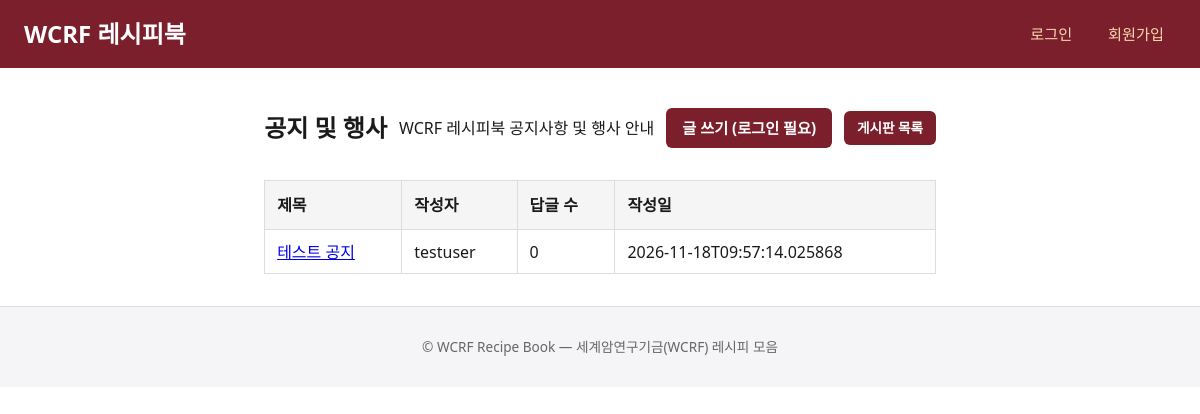
/boards/notice, run on the app's committed database.
### tables this page shows
CREATE TABLE boards (
            id INTEGER PRIMARY KEY AUTOINCREMENT,
            name TEXT NOT NULL,
            slug TEXT UNIQUE NOT NULL,
            description TEXT,
            created_at TEXT NOT NULL DEFAULT ''
        );

CREATE TABLE posts (
            id INTEGER PRIMARY KEY AUTOINCREMENT,
            board_id INTEGER NOT NULL,
            author_id INTEGER,
            author_username TEXT,
            title TEXT NOT NULL,
            content TEXT NOT NULL DEFAULT '',
            created_at TEXT NOT NULL,
            updated_at TEXT NOT NULL,
            is_deleted INTEGER NOT NULL DEFAULT 0
        );

### app.py (the view)
@app.route("/boards/<slug>")
def board_view(slug):
    db = get_db()
    board = db.execute("SELECT * FROM boards WHERE slug = ?", (slug,)).fetchone()
    if not board:
        db.close()
        abort(404)
    posts = db.execute(
        """SELECT p.*, COUNT(pr.id) AS reply_count
           FROM posts p LEFT JOIN post_replies pr ON pr.post_id = p.id AND pr.is_deleted = 0
           WHERE p.board_id = ? AND p.is_deleted = 0
           GROUP BY p.id ORDER BY p.created_at DESC""",
        (board["id"],),
    ).fetchall()
    db.close()
    return render_template("board_view.html", board=board, posts=posts)

### app.py (called while the page is built, shortened)
def get_db():
    db = sqlite3.connect(DB_PATH)
    db.row_factory = sqlite3.Row
    return db

def current_user():
    uid = session.get("user_id")
    if not uid:
        return None

@app.before_request
def load_user():
    g._user_cache = None
    g.user = current_user()

@app.context_processor
def inject_user():
    return dict(current_user=g.user, category_label=lambda k: k.replace("-", " ").title())

### templates/board_view.html (shortened to what this page needs)
{% extends "base.html" %}
{% block content %}
<div class="container board-page">
  <div class="board-header">
    <h2>{{ board.name }}</h2>
    <p>{{ board.description or '' }}</p>
    {% if current_user %}
    <a href="{{ url_for('board_new', slug=board.slug) }}" class="btn btn-primary">글 쓰기</a>
    {% else %}
    <a href="{{ url_for('login') }}" class="btn btn-primary">글 쓰기 (로그인 필요)</a>
    {% endif %}
    <a href="{{ url_for('board_list') }}" class="btn btn-small">게시판 목록</a>
  </div>
  <table class="data-table">
    <thead>
      <tr><th>제목</th><th>작성자</th><th>답글 수</th><th>작성일</th></tr>
    </thead>
    <tbody>
      {% for p in posts %}
      <tr>
        <td><a href="{{ url_for('post_detail', post_id=p.id) }}">{{ p.title }}</a></td>
        <td>{{ p.author_username or p.author_id }}</td>
        <td>{{ p.reply_count }}</td>
        <td>{{ p.created_at }}</td>
      </tr>
      {% else %}
      <tr><td colspan="4">등록된 글이 없습니다.</td></tr>
      {% endfor %}
    </tbody>
  </table>
</div>
{% endblock %}

### static/style.css (style rules this page uses)
* { box-sizing: border-box; }
body { font-family: system-ui, -apple-system, Segoe UI, Roboto, 'Malgun Gothic', sans-serif; margin: 0; color: #1a1a1a; line-height: 1.5; }
.container { max-width: 1200px; margin: 0 auto; padding: 0 1.5rem; }
.btn { display: inline-block; background: #7a1f2b; color: #fff; padding: 0.55rem 1rem; border-radius: 6px; text-decoration: none; font-weight: 600; border: none; cursor: pointer; font-size: 0.95rem; }
.btn-small { padding: 0.4rem 0.8rem; font-size: 0.85rem; }
.data-table { width: 100%; border-collapse: collapse; margin-top: 1rem; }
.data-table th { background: #f5f5f5; padding: 0.75rem; text-align: left; border: 1px solid #ddd; }
.data-table td { padding: 0.6rem 0.75rem; border: 1px solid #ddd; }
.board-page { max-width: 800px; }
.board-header { display: flex; justify-content: space-between; align-items: center; margin-bottom: 1.5rem; flex-wrap: wrap; gap: 0.75rem; }
.board-header h2 { margin: 0; }

### data on the page
boards: name "공지 및 행사", description "WCRF 레시피북 공지사항 및 행사 안내"
posts: title "테스트 공지", author_username "testuser", reply_count "0", created_at "2026-11-18T09:57:14.025868"
